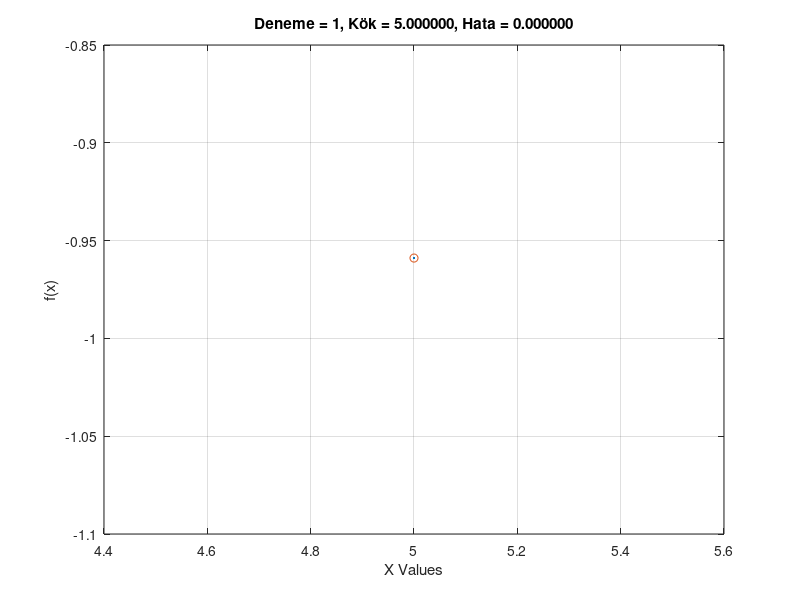

The MATLAB script that drew this image:
clear;
clc;
close all;


f = @(x) sin(x);

x0 = input('Başlangıç değerini girin: ');
x1 = input('Bitiş değerini girin: ');

N = input('Yineleme değerini girin: ');
es = input('Hata oranını girin: ');

x=x0:0.1:x1;
y=f(x);
figure(1),
plot(x,y)
xlabel('X Values')
ylabel('f(x)')
grid on;


r = (sqrt(5)-1) / 2;


 k1 = x1-r*(x1-x0);
 k2 = x0+r*(x1-x0);

i=0;
while(i<=N)
    i=i+1;
           
    if(f(k1)<f(k2))
        x0=k1;
        k1 = x1-r*(x1-x0);
        k2 = x0+r*(x1-x0);
    else
        x1=k2;
        k1 = x1-r*(x1-x0);
        k2 = x0+r*(x1-x0);
    end
    
    %Hata
    ea=x1-x0;
    
    msg = sprintf('Deneme = %d, Kök = %f, Hata = %f',i,x1,ea);
    disp(msg);
    figure(1);
    plot(x,y,x0,f(x0),'o');
    title(msg);
    xlabel('X Values')
    ylabel('f(x)')
    grid on;
    pause(0.7);
    
       % durdu
    if(x1-x0<es)
        break;
    end
    
end